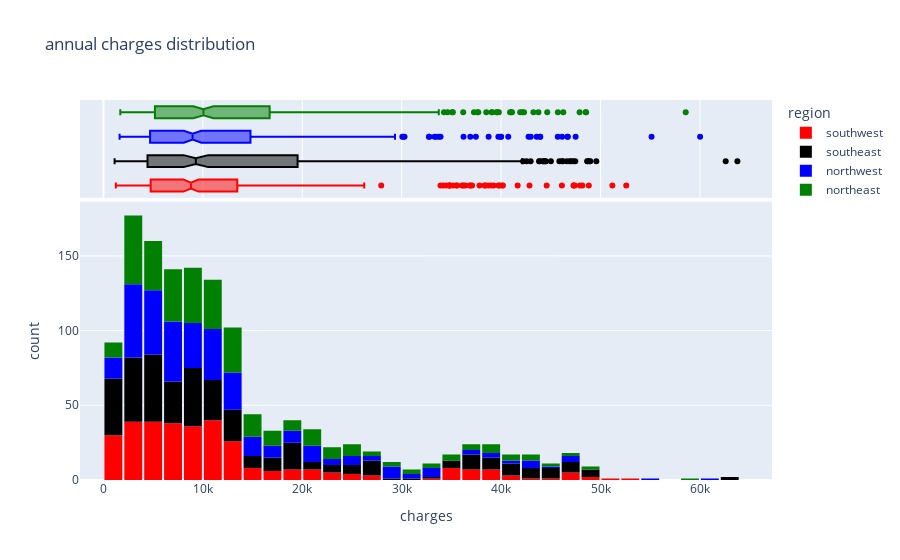

This figure's notebook cell:
### Code cell
fig = px.histogram(medical_df , x='charges' ,color='region', marginal='box', title='annual charges distribution', color_discrete_sequence=['red' , 'black', 'blue' , 'green']);
fig.update_layout(bargap=0.1);
fig.show()

### Figure 1 — Plotly figure (JSON) as saved in the notebook; plotly's stock layout.template omitted (floating-point values rounded to 4 significant figures; data arrays with more than 128 entries replaced by an {"elided": "..."} marker saying what was removed)
{"data": [{"bingroup": "x", "hovertemplate": "region=southwest<br>charges=%{x}<br>count=%{y}<extra></extra>", "legendgroup": "southwest", "marker": {"color": "red", "pattern": {"shape": ""}}, "name": "southwest", "orientation": "v", "showlegend": true, "type": "histogram", "x": {"elided": "325 float values"}, "xaxis": "x", "yaxis": "y"}, {"hovertemplate": "region=southwest<br>charges=%{x}<extra></extra>", "legendgroup": "southwest", "marker": {"color": "red"}, "name": "southwest", "notched": true, "showlegend": false, "type": "box", "x": {"elided": "325 float values"}, "xaxis": "x2", "yaxis": "y2"}, {"bingroup": "x", "hovertemplate": "region=southeast<br>charges=%{x}<br>count=%{y}<extra></extra>", "legendgroup": "southeast", "marker": {"color": "black", "pattern": {"shape": ""}}, "name": "southeast", "orientation": "v", "showlegend": true, "type": "histogram", "x": {"elided": "364 float values"}, "xaxis": "x", "yaxis": "y"}, {"hovertemplate": "region=southeast<br>charges=%{x}<extra></extra>", "legendgroup": "southeast", "marker": {"color": "black"}, "name": "southeast", "notched": true, "showlegend": false, "type": "box", "x": {"elided": "364 float values"}, "xaxis": "x2", "yaxis": "y2"}, {"bingroup": "x", "hovertemplate": "region=northwest<br>charges=%{x}<br>count=%{y}<extra></extra>", "legendgroup": "northwest", "marker": {"color": "blue", "pattern": {"shape": ""}}, "name": "northwest", "orientation": "v", "showlegend": true, "type": "histogram", "x": {"elided": "325 float values"}, "xaxis": "x", "yaxis": "y"}, {"hovertemplate": "region=northwest<br>charges=%{x}<extra></extra>", "legendgroup": "northwest", "marker": {"color": "blue"}, "name": "northwest", "notched": true, "showlegend": false, "type": "box", "x": {"elided": "325 float values"}, "xaxis": "x2", "yaxis": "y2"}, {"bingroup": "x", "hovertemplate": "region=northeast<br>charges=%{x}<br>count=%{y}<extra></extra>", "legendgroup": "northeast", "marker": {"color": "green", "pattern": {"shape": ""}}, "name": "northeast", "orientation": "v", "showlegend": true, "type": "histogram", "x": {"elided": "324 float values"}, "xaxis": "x", "yaxis": "y"}, {"hovertemplate": "region=northeast<br>charges=%{x}<extra></extra>", "legendgroup": "northeast", "marker": {"color": "green"}, "name": "northeast", "notched": true, "showlegend": false, "type": "box", "x": {"elided": "324 float values"}, "xaxis": "x2", "yaxis": "y2"}], "layout": {"bargap": 0.1, "barmode": "relative", "legend": {"title": {"text": "region"}, "tracegroupgap": 0}, "title": {"text": "annual charges distribution"}, "xaxis": {"anchor": "y", "domain": [0, 1], "title": {"text": "charges"}}, "xaxis2": {"anchor": "y2", "domain": [0, 1], "matches": "x", "showgrid": true, "showticklabels": false}, "yaxis": {"anchor": "x", "domain": [0, 0.7326], "title": {"text": "count"}}, "yaxis2": {"anchor": "x2", "domain": [0.7426, 1], "matches": "y2", "showgrid": false, "showline": false, "showticklabels": false, "ticks": ""}}}
